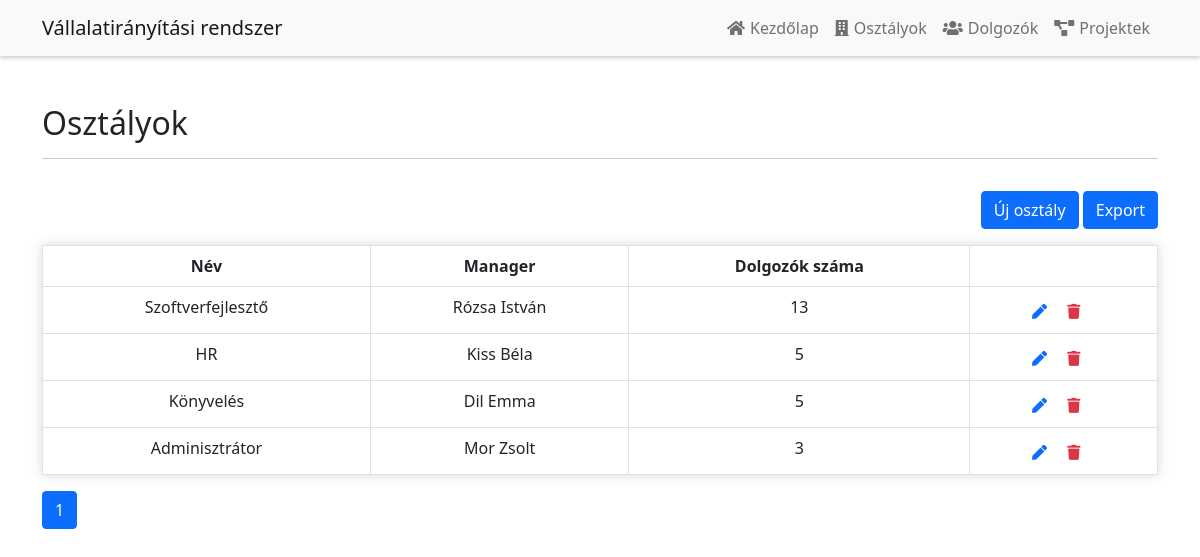
The page /department.php on the database its author committed.
### tables this page shows
CREATE TABLE `osztaly` (
  `id` int(11) NOT NULL,
  `nev` varchar(40) NOT NULL,
  `manager_id` int(11) DEFAULT NULL
);

CREATE TABLE `dolgozo` (
  `id` int(11) NOT NULL,
  `veznev` varchar(40) NOT NULL,
  `kernev` varchar(40) NOT NULL,
  `nem` tinyint(4) NOT NULL,
  `szulido` date NOT NULL,
  `fizetes` int(11) NOT NULL,
  `munkakor` varchar(40) NOT NULL,
  `profilkep` varchar(100) DEFAULT NULL,
  `osztaly_id` int(11) DEFAULT NULL
);

### department.php (the view)
<?php
include('functions.php');
$pdo = pdo_connect_mysql();
$perPage = 15;
$total_row = $pdo->query('SELECT osztaly.*, (SELECT COUNT(dolgozo.id) FROM dolgozo WHERE dolgozo.osztaly_id = osztaly.id) as dolgozo_count FROM osztaly')->rowCount();
$pages = ceil($total_row / $perPage);
$page = isset($_GET['page']) ? $_GET["page"] : 1;
$start = ($page - 1) * $perPage;
$query = "SELECT osztaly.*, (SELECT COUNT(dolgozo.id) FROM dolgozo WHERE dolgozo.osztaly_id = osztaly.id) as dolgozo_count FROM osztaly LIMIT $start, $perPage";
$osztalyok = $pdo->query($query)->fetchAll(PDO::FETCH_ASSOC);
?>
<?= template_header('Kezdőlap') ?>
<div class="container">
    <div class="row mt-5 mb-3">
        <div class="col-lg-12">
            <h2>Osztályok</h2>
            <hr>
        </div>
    </div>
    <div class="row mb-3">
        <div class="col-lg-12 text-end">
            <a class="btn btn-primary" href="new_department.php">Új osztály</a>
            <a class="btn btn-primary" target="_self" href="dump.php">Export</a>
        </div>
    </div>
    <table class="table table-bordered">
        <thead>
        <tr>
            <th>Név</th>
            <th>Manager</th>
            <th>Dolgozók száma</th>
            <th></th>
        </tr>
        </thead>
        <tbody>
        <?php if (!empty($osztalyok)): ?>
            <?php foreach ($osztalyok as $osztaly): ?>
                <tr>
                    <td><?= $osztaly['nev'] ?></td>
                    <td>
                        <?php
                        $manager_stmt = $pdo->prepare("SELECT dolgozo.veznev, dolgozo.kernev FROM dolgozo, osztaly  WHERE dolgozo.id = osztaly.manager_id AND osztaly.manager_id = ?");
                        $manager_stmt->execute([$osztaly["manager_id"]]);
                        $manager = $manager_stmt->fetchAll(PDO::FETCH_OBJ);
                        if ($manager) {
                            echo $manager[0]->veznev . " " . $manager[0]->kernev;
                        } else {
                            echo "Nincs manager";
                        }
                        ?>
                    </td>
                    <td><?= $osztaly['dolgozo_count'] ?></td>
                    <td class="actions">
                        <a href="edit_department.php?id=<?= $osztaly['id'] ?>" class="edit"><i
                                class="fas fa-pen fa-xs"></i></a>
                        <a href="delete.php?osztaly_id=<?= $osztaly['id'] ?>" class="trash text-danger"><i
                                class="fas fa-trash fa-xs"></i></a>
                    </td>
                </tr>
            <?php endforeach; ?>
        <?php else: ?>
            <tr>
                <td colspan="9">Nincs rögzítve osztály.</td>
            </tr>
        <?php endif; ?>
        </tbody>
    </table>
    <ul class="pagination">
        <?php for ($i = 1; $i <= $pages; $i++): ?>
            <li class="page-item<?php echo ($i == $page) ? " active" : "" ?>"><a class="page-link"
                                                                                 href='<?php echo "?page=$i"; ?>'>
                    <?php echo $i; ?>
                </a></li>
        <?php endfor; ?>
    </ul>
</div>
<?= template_footer() ?>

### css/main.css (style rules this page uses)
.actions .edit, .actions .trash { margin: 0 15px 0 0; }
.actions { font-size: 20px; text-align: center; }
.card, .table { box-shadow: 0 0 10px 0 rgba(100, 100, 100, 0.26); }
.table { text-align: center; }

### rows shown on the page
osztaly: nev "Szoftverfejlesztő", manager.veznev "Rózsa", manager.kernev "István", dolgozo_count "13"
osztaly: nev "HR", manager.veznev "Kiss", manager.kernev "Béla", dolgozo_count "5"
osztaly: nev "Könyvelés", manager.veznev "Dil", manager.kernev "Emma", dolgozo_count "5"
osztaly: nev "Adminisztrátor", manager.veznev "Mor", manager.kernev "Zsolt", dolgozo_count "3"
